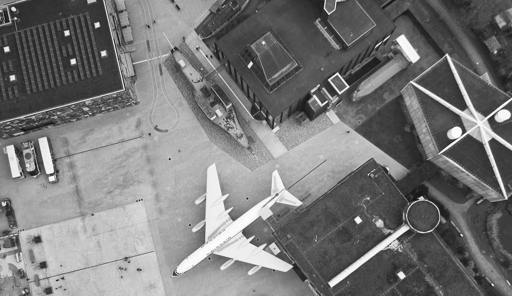
#> input picture ISP/Lab_02/IMG1.png, 512 x 296 px
$ jupyter execute ME19B031_Lab_2.ipynb
#> lines starting #> are read from the running program, lines starting #| are printed output that depends on the picture
[cell 1]
import numpy as np
import pandas as pd
import matplotlib.pyplot as plt
import cv2
import warnings
warnings.filterwarnings("ignore")

[cell 2]
img_1 = plt.imread("IMG1.png")
#> img_1 is the input picture: shape (296, 512) float32; min 0.0549, max 1, mean 0.472
plt.imshow(img_1,cmap="gray");

[cell 3]
img_1.shape
#> Out = (296, 512)

[cell 4]
img_2 = plt.imread("IMG2.png")
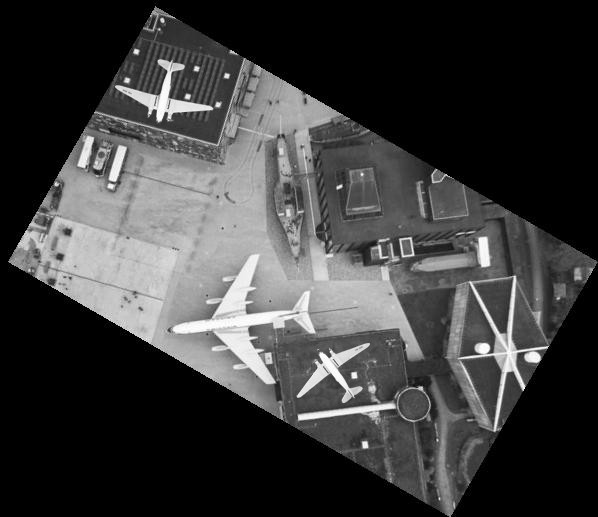
#> input picture ISP/Lab_02/IMG2.png, 598 x 517 px
#> img_2 is the input picture: shape (517, 598) float32; min 0, max 1, mean 0.236
plt.imshow(img_2,cmap="gray");

[cell 5]
img_2.shape
#> Out = (517, 598)

### For In-plane Rotation by $\theta$ and Translation by $T_x$ and $T_y$ using Homogenous Coordinate Transformation
**From Source to Target**<br><br>
$\begin{bmatrix} x_t \\ y_t \\ 1\end{bmatrix}$ = $\begin{bmatrix} Cos[\theta] & Sin[\theta] & T_x\\ -Sin[\theta] & Cos[\theta] & T_y \\ 0 & 0 & 1\end{bmatrix}$$\begin{bmatrix} x_s \\ y_s\\ 1\end{bmatrix}$ <br><br>
$x_t = x_s*Cos[\theta]+y_s*Sin[\theta]+T_x$ <br>
$y_t = -x_s*Sin[\theta]+y_s*Cos[\theta]+T_y$ <br>

**From Target to Source**<br><br>
$\begin{bmatrix} x_s \\ y_s \\ 1\end{bmatrix}$ = $\begin{bmatrix} Cos[\theta] & -Sin[\theta] & -T_x*Cos[\theta]+T_y*Sin[\theta]\\ Sin[\theta] & Cos[\theta] & -T_x*Sin[\theta]-T_y*Cos[\theta] \\ 0 & 0 & 1\end{bmatrix}$$\begin{bmatrix} x_t \\ y_t\\ 1\end{bmatrix}$ <br><br>
$x_s = x_t*Cos[\theta]-y_t*Sin[\theta]-T_x*Cos[\theta]+T_y*Sin[\theta]$ <br>
$y_s = x_t*Sin[\theta]+y_t*Cos[\theta]-T_x*Sin[\theta]-T_y*Cos[\theta]$ <br>

$P_{s1}$: (29, 124) --> $P_{t1}$: (93, 248) <br>
$P_{s2}$: (157, 372) --> $P_{t2}$: (328, 399) <br>

$93 = 29*Cos[\theta]+124*Sin[\theta]+T_x$   ---(1)<br>
$248 = -29*Sin[\theta]+124*Cos[\theta]+T_y$   ---(2)<br>
$328 = 157*Cos[\theta]+372*Sin[\theta]+T_x$   ---(3)<br>
$399 = -157*Sin[\theta]+372*Cos[\theta]+T_y$  ---(4)<br>

Eqn(3)-Eqn(1)<br>
$128*Cos[\theta]+248*Sin[\theta]=235$<br>
Eqn(4)-Eqn(2)<br>
$248*Cos[\theta]-128*Sin[\theta]=151$

[cell 6]
St=(-235*248+151*128)/(248**2+128**2)
Ct=(235*128+151*248)/(248**2+128**2)
print('Sin[theta] = {}\nCos[theta] = {}'.format(St,Ct))

[cell 7]
Tx = 93-29*Ct+124*St
Ty = 248-29*St-124*Ct
print('T_x = {}\nT_y = {}'.format(Tx,Ty))

[cell 8]
New_Image = np.zeros([int(img_1.shape[0]),int(img_1.shape[1])])
for row in range(New_Image.shape[0]):
        yt = row
        for col in range(New_Image.shape[1]):
            xt = col
            #xs = xt*Ct-yt*St+Tx
            #ys = xt*St+yt*Ct+Ty
            xs = xt*Ct+yt*St-Tx*Ct-Ty*St
            ys = -xt*St+yt*Ct+Tx*St-Ty*Ct
            if (xs>=0 and xs<img_2.shape[0] and ys>=0 and ys<img_2.shape[1]):
                a = xs - int(xs)
                b = ys - int(ys)

                x_left = int(xs)
                x_right = int(xs) +1
                y_top = int(ys)
                y_bottom = int(ys) + 1
                New_Image[row][col] = (1-a)*(1-b)*img_2[y_top][x_left]
                if (x_right<img_2.shape[0]):
                    New_Image[row][col] = New_Image[row][col] + a*(1-b)*img_2[y_top][x_right]
                if (y_bottom<img_2.shape[1]):
                    New_Image[row][col] = New_Image[row][col] + (1-a)*b*img_2[y_bottom][x_left]
                if (x_right<img_2.shape[0] and y_bottom<img_2.shape[0]):
                    New_Image[row][col] = New_Image[row][col] + a*b*img_2[y_bottom][x_right]
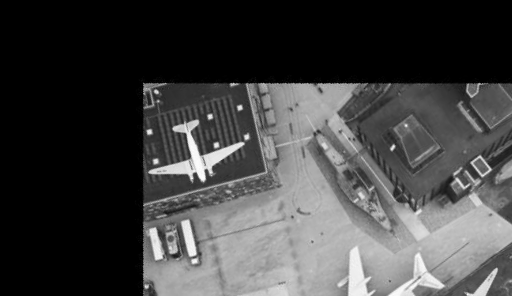
#> New_Image: shape (296, 512) float64; min 0, max 0.995, mean 0.259
plt.imshow(New_Image,cmap="gray");

## Changes in IMG2 with respect to IMG1

[cell 9]
Diff_Img = New_Image-img_1
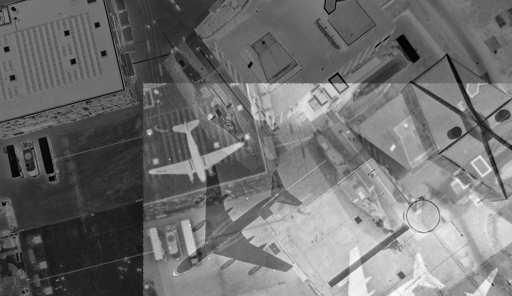
#> Diff_Img: shape (296, 512) float64; min -1, max 0.785, mean -0.214; drawn with min black and max white
plt.imshow(Diff_Img,cmap="gray");

[cell 10]
plt.imshow(Diff_Img>0.35,cmap="gray");
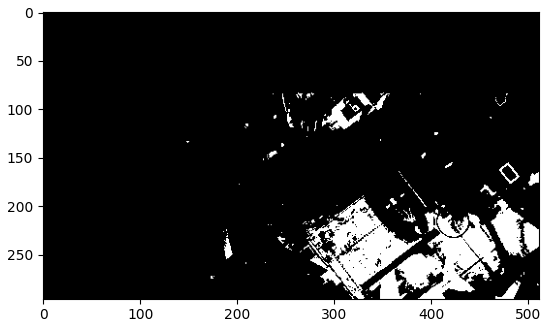
#> figure drawn by matplotlib, 1 panel
